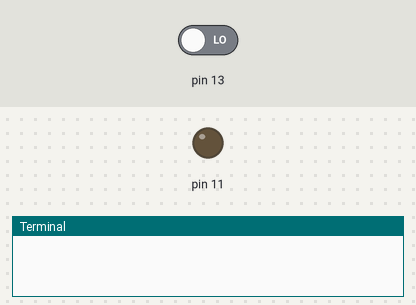
Bench run of a program on a simulated Raspberry Pi (header pin numbers). Shown: output pins drawn as LEDs (lit = HIGH), the last lines printed to the terminal. Dashed ring = blinking. The test bench sets the inputs (shaded band); at power-on: pin 13 LOW.

Above: at 1.2 s.
1.3 s: pin 13 driven HIGH
At 4.2 s:
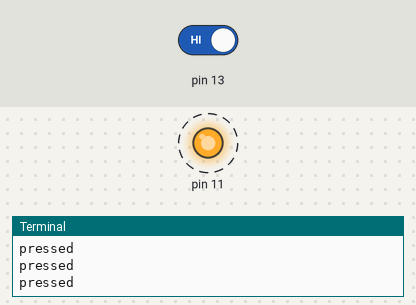
4.3 s: pin 13 driven LOW
At 5.2 s:
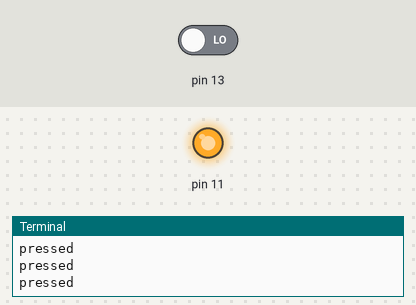
Timing chart, 0 to 7.3 s (numbered marks = the images above; inputs shaded):
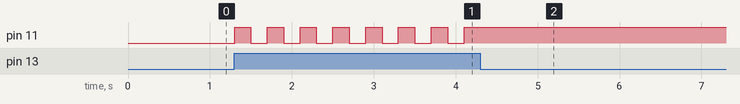

Measured:
- after the input at 1.3 s, pin 11: alternates HIGH for 0.20 s and LOW for 0.20 s, starting at once
- after the input at 4.3 s, pin 11: stops changing and stays HIGH

The program:

aanuitschakelaar.py
```python
#!/usr/bin/python
import RPi.GPIO as GPIO
import time

GPIO.setmode(GPIO.BOARD)

GPIO.setup(11, GPIO.OUT)
GPIO.setup(13, GPIO.IN)

ledState = False

try:
    while (True):
        if (GPIO.input(13)):
	    print("pressed")
	    ledState = not ledState
	    GPIO.output(11, ledState)
	    time.sleep(0.2)

except KeyboardInterrupt:
    print("Shutting down program and disabling pins")
    GPIO.cleanup()
```
